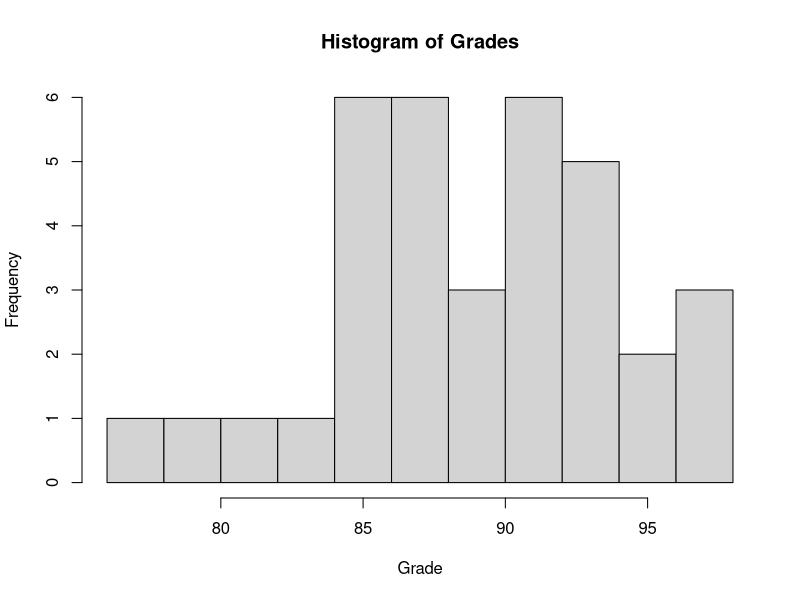

Write the R code that produced this figure.
# Simulate student grades.
grades <- round(rnorm(35, 88, 4.7), 1)

# Summarize graphically.
hist(grades, main="Histogram of Grades", xlab="Grade", ylab="Frequency")
stem(grades)

# Find percentage of students with grades of 90 or better.
grades >= 90
grades[grades >= 90]
length(grades[grades >= 90])
length(grades[grades >= 90]) / length(grades)

# Calculate arithmetic mean.
sum(grades) / length(grades)
mean(grades)
